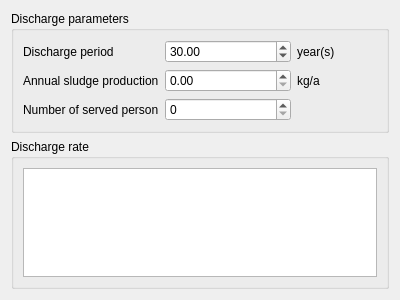
<?xml version="1.0" encoding="UTF-8"?>
<ui version="4.0">
 <class>WidgetSewageDischarge</class>
 <widget class="QWidget" name="WidgetSewageDischarge">
  <property name="geometry">
   <rect>
    <x>0</x>
    <y>0</y>
    <width>400</width>
    <height>300</height>
   </rect>
  </property>
  <property name="windowTitle">
   <string>Form</string>
  </property>
  <layout class="QVBoxLayout" name="verticalLayout">
   <item>
    <widget class="QGroupBox" name="groupBox">
     <property name="title">
      <string>Discharge parameters</string>
     </property>
     <layout class="QHBoxLayout" name="horizontalLayout">
      <item>
       <layout class="QGridLayout" name="gridLayout">
        <item row="0" column="2">
         <widget class="QLabel" name="lblDurationUnit">
          <property name="minimumSize">
           <size>
            <width>50</width>
            <height>0</height>
           </size>
          </property>
          <property name="maximumSize">
           <size>
            <width>80</width>
            <height>16777215</height>
           </size>
          </property>
          <property name="text">
           <string>year(s)</string>
          </property>
         </widget>
        </item>
        <item row="0" column="0">
         <widget class="QLabel" name="lblDuration">
          <property name="maximumSize">
           <size>
            <width>200</width>
            <height>16777215</height>
           </size>
          </property>
          <property name="text">
           <string>Discharge period</string>
          </property>
         </widget>
        </item>
        <item row="1" column="2">
         <widget class="QLabel" name="lblFlowrateUnit">
          <property name="minimumSize">
           <size>
            <width>50</width>
            <height>0</height>
           </size>
          </property>
          <property name="maximumSize">
           <size>
            <width>80</width>
            <height>16777215</height>
           </size>
          </property>
          <property name="text">
           <string>kg/a</string>
          </property>
         </widget>
        </item>
        <item row="0" column="1">
         <widget class="QDoubleSpinBox" name="numDischargePeriod">
          <property name="maximum">
           <double>1000.000000000000000</double>
          </property>
          <property name="value">
           <double>30.000000000000000</double>
          </property>
         </widget>
        </item>
        <item row="1" column="1">
         <widget class="QDoubleSpinBox" name="numSludgeProduction">
          <property name="maximum">
           <double>100000000.000000000000000</double>
          </property>
         </widget>
        </item>
        <item row="2" column="0">
         <widget class="QLabel" name="label">
          <property name="text">
           <string>Number of served person</string>
          </property>
         </widget>
        </item>
        <item row="1" column="0">
         <widget class="QLabel" name="lblFlowrate">
          <property name="maximumSize">
           <size>
            <width>200</width>
            <height>16777215</height>
           </size>
          </property>
          <property name="text">
           <string>Annual sludge production</string>
          </property>
         </widget>
        </item>
        <item row="2" column="1">
         <widget class="QSpinBox" name="numPerson"/>
        </item>
       </layout>
      </item>
     </layout>
    </widget>
   </item>
   <item>
    <widget class="QGroupBox" name="groupBox_2">
     <property name="title">
      <string>Discharge rate</string>
     </property>
     <layout class="QVBoxLayout" name="verticalLayout_2">
      <item>
       <widget class="DischargeItemTable" name="tblDiscarges"/>
      </item>
     </layout>
    </widget>
   </item>
  </layout>
 </widget>
 <customwidgets>
  <customwidget>
   <class>DischargeItemTable</class>
   <extends>QTableWidget</extends>
   <header>dischargeitemtable.h</header>
  </customwidget>
 </customwidgets>
 <resources/>
 <connections/>
</ui>
